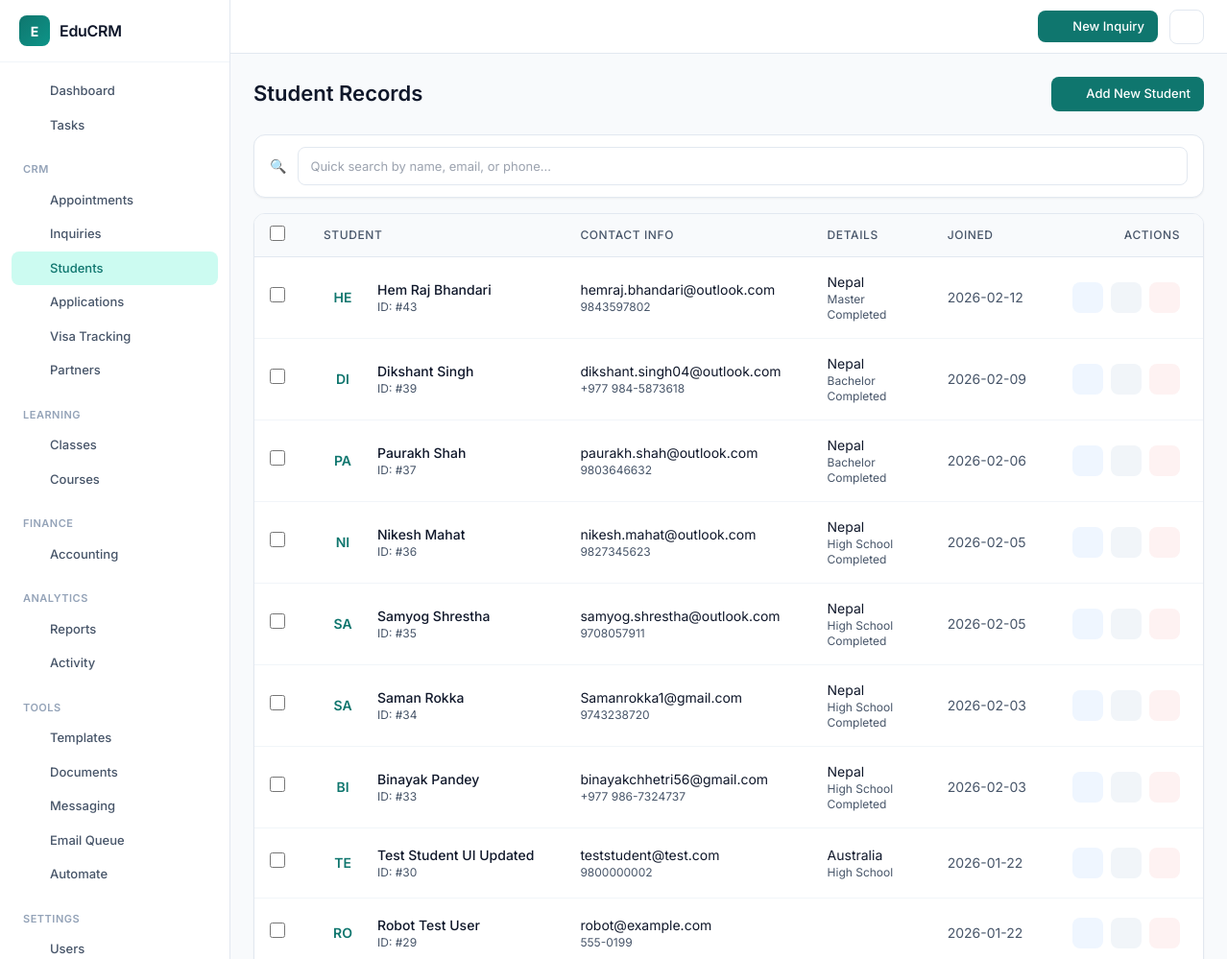
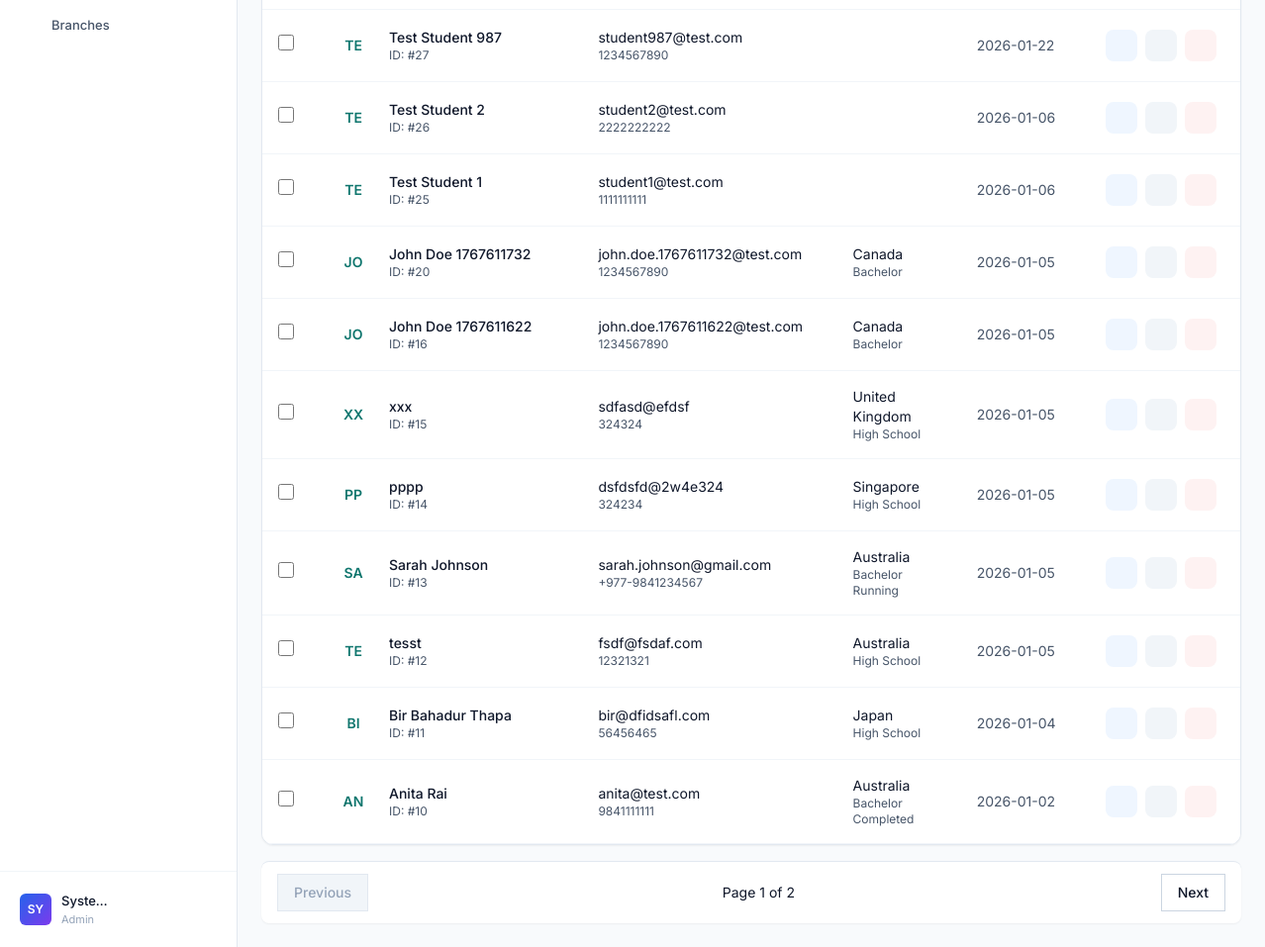
Screenshot of /modules/students/list.php (signed in) with the database file from the repository (2 pictures, top to bottom).
### tables this page shows
CREATE TABLE `users` (
  `id` int(11) NOT NULL,
  `name` varchar(100) NOT NULL,
  `email` varchar(100) NOT NULL,
  `password_hash` varchar(255) NOT NULL,
  `role` enum('admin','counselor','teacher','student') NOT NULL DEFAULT 'student',
  `phone` varchar(20) DEFAULT NULL,
  `address` text DEFAULT NULL,
  `country_id` int(11) DEFAULT NULL,
  `education_level_id` int(11) DEFAULT NULL,
  `country` varchar(100) DEFAULT NULL,
  `education_level` varchar(50) DEFAULT NULL,
  `passport_number` varchar(50) DEFAULT NULL,
  `created_at` timestamp NOT NULL DEFAULT current_timestamp(),
  `reset_token` varchar(100) DEFAULT NULL,
  `token_expiry` datetime DEFAULT NULL,
  `deleted_at` timestamp NULL DEFAULT NULL,
  `two_factor_secret` varchar(32) DEFAULT NULL,
  `two_factor_enabled` tinyint(1) DEFAULT 0,
  `last_login_at` timestamp NULL DEFAULT NULL,
  `last_login_ip` varchar(45) DEFAULT NULL,
  `branch_id` int(11) DEFAULT NULL,
  `updated_at` datetime DEFAULT NULL
);

CREATE TABLE `countries` (
  `id` int(11) NOT NULL,
  `name` varchar(100) NOT NULL,
  `code` varchar(3) NOT NULL COMMENT 'ISO 3166-1 alpha-3 code',
  `is_active` tinyint(1) DEFAULT 1,
  `created_at` timestamp NOT NULL DEFAULT current_timestamp()
);

CREATE TABLE `education_levels` (
  `id` int(11) NOT NULL,
  `name` varchar(100) NOT NULL,
  `level_order` int(11) DEFAULT 0 COMMENT 'For sorting: 1=High School, 2=Diploma, etc.',
  `created_at` timestamp NOT NULL DEFAULT current_timestamp()
);

### app/bootstrap.php (called while the page is built, shortened)
<?php
spl_autoload_register(function ($class) {
    $prefix = 'EduCRM\\';
    $base_dir = APP_ROOT . '/app/';
    $len = strlen($prefix);
    $relative_class = substr($class, $len);
    $file = $base_dir . str_replace('\\', '/', $relative_class) . '.php';
});

### app/Services/BranchService.php (called while the page is built, shortened)
<?php
class BranchService
{
    private \PDO $pdo;
    public function __construct(\PDO $pdo)
    {
        $this->pdo = $pdo;
    }
    public function getBranchFilter(int $userId, string $tableAlias = ''): string
    {
        $stmt = $this->pdo->prepare("
            SELECT r.name
            FROM roles r
            JOIN user_roles ur ON r.id = ur.role_id
            WHERE ur.user_id = ?
        ");
        $stmt->execute([$userId]);
        $roles = $stmt->fetchAll(\PDO::FETCH_COLUMN);
        if (in_array('admin', $roles)) {
            return '';
        }
        $branch = $this->getUserBranch($userId);
        $prefix = $tableAlias ? $tableAlias . '.' : '';
        return " AND {$prefix}branch_id = " . (int) $branch['id'];
    }
}

### app/Services/PaginationService.php (called while the page is built, shortened)
<?php
class PaginationService
{
    private \PDO $pdo;
    private int $perPage;
    private int $currentPage;
    public function __construct(\PDO $pdo, int $perPage = 20)
    {
        $this->pdo = $pdo;
        $this->perPage = max(1, min($perPage, 100));
        $this->currentPage = max(1, (int) ($_GET['page'] ?? 1));
    }
    public function setPage(int $page): self
    {
        $this->currentPage = max(1, $page);
        return $this;
    }
    public function paginate(string $baseQuery, array $params = [], ?string $countQuery = null): array
    {
        $countSql = $countQuery ?? "SELECT COUNT(*) FROM ({$baseQuery}) as count_table";
        $stmt = $this->pdo->prepare($countSql);
        $stmt->execute($params);
        $this->totalRecords = (int) $stmt->fetchColumn();
        $this->totalPages = $this->totalRecords > 0
            ? (int) ceil($this->totalRecords / $this->perPage)
            : 1;
        $offset = ($this->currentPage - 1) * $this->perPage;
        $paginatedQuery = $baseQuery . " LIMIT {$this->perPage} OFFSET {$offset}";
        $stmt = $this->pdo->prepare($paginatedQuery);
        $stmt->execute($params);
        return $stmt->fetchAll(\PDO::FETCH_ASSOC);
    }
}

### modules/students/list.php (the view, shortened to what this page needs)
<?php
require_once '../../app/bootstrap.php';
$is_teacher_only = hasRole('teacher') && !hasRole('admin') && !hasRole('counselor') && !hasRole('branch_manager');
$branchService = new \EduCRM\Services\BranchService($pdo);
$branchFilter = $branchService->getBranchFilter($_SESSION['user_id'], 'u');
$currentPage = max(1, (int) ($_GET['page'] ?? 1));
$perPage = 20;
$sql = "
    SELECT DISTINCT u.id, u.name, u.email, u.phone,
           c.name as country_name,
           el.name as education_level_name,
           u.country as legacy_country,
           u.education_level as legacy_education,
           u.created_at
    FROM users u
    JOIN user_roles ur ON u.id = ur.user_id
    JOIN roles r ON ur.role_id = r.id
    LEFT JOIN countries c ON u.country_id = c.id
    LEFT JOIN education_levels el ON u.education_level_id = el.id
";
if ($is_teacher_only) {
    $sql .= "
        JOIN enrollments e ON u.id = e.student_id
        JOIN classes cls ON e.class_id = cls.id
        WHERE r.name = 'student' AND cls.teacher_id = ? $branchFilter
    ";
    $params = [$_SESSION['user_id']];
} else {
    $sql .= " WHERE r.name = 'student' $branchFilter ";
    $params = [];
}
$sql .= " ORDER BY u.id DESC";
$paginationService = new \EduCRM\Services\PaginationService($pdo, $perPage);
$paginationService->setPage($currentPage);
$students = $paginationService->paginate($sql, $params);
require_once '../../templates/header.php';
?>
<div class="page-header">
    <h1 class="page-title">Student Records</h1>
    <a href="add.php" class="btn btn-primary">
        <?php echo \EduCRM\Services\NavigationService::getIcon('plus', 16); ?> Add New Student
    </a>
</div>
<div class="bg-white px-4 py-3 rounded-xl border border-slate-200 shadow-sm mb-4">
    <div x-data='searchFilter({
        data: <?php echo json_encode(array_map(function ($s) {
            return [
                'id' => $s['id'],
                'name' => $s['name'],
                'email' => $s['email'],
                'phone' => $s['phone'] ?? '',
                'country' => $s['country_name'] ?? $s['legacy_country'] ?? '',
                'education' => $s['education_level_name'] ?? $s['legacy_education'] ?? ''
            ];
        }, $students)); ?>,
        searchFields: ["name", "email", "phone"],
        minLength: 2,
        maxResults: 8
    })' class="relative">
        <div class="flex items-center gap-3">
            <span class="text-slate-400">🔍</span>
            <input type="text" x-model="query" @input="search()" @focus="if(query.length >= 2) showResults = true"
                @keydown="handleKeydown($event)" @keydown.escape="showResults = false"
                class="flex-1 px-3 py-2 border border-slate-300 rounded-lg text-sm focus:ring-2 focus:ring-primary-500 focus:border-primary-500"
                placeholder="Quick search by name, email, or phone..." autocomplete="off">
        </div>
    </div>
</div>
<div x-data="studentBulkActions()" x-ref="bulkContainer">
    <div class="bg-white rounded-xl border border-slate-200 shadow-sm overflow-hidden">
        <div class="overflow-x-auto">
            <table class="min-w-full divide-y divide-slate-200">
                <thead class="bg-slate-50">
                    <tr>
                        <th class="px-4 py-3 w-12">
                            <input type="checkbox" @click="toggleAll()" :checked="allSelected"
                                class="rounded border-slate-300 text-primary-600 focus:ring-primary-500">
                        </th>
                        <th class="px-6 py-3 text-left text-xs font-medium text-slate-500 uppercase tracking-wider">
                            Student
                        </th>
                        <th class="px-6 py-3 text-left text-xs font-medium text-slate-500 uppercase tracking-wider">
                            Contact Info
                        </th>
                        <th class="px-6 py-3 text-left text-xs font-medium text-slate-500 uppercase tracking-wider">
                            Details
                        </th>
                        <th class="px-6 py-3 text-left text-xs font-medium text-slate-500 uppercase tracking-wider">
                            Joined
                        </th>
                        <th class="px-6 py-3 text-right text-xs font-medium text-slate-500 uppercase tracking-wider">
                            Actions
                        </th>
                    </tr>
                </thead>
                <tbody class="bg-white divide-y divide-slate-200">
                    <?php foreach ($students as $s): ?>
                        <tr class="hover:bg-slate-50 transition-colors"
                            :class="{ 'bg-primary-50': isSelected(<?php echo $s['id']; ?>) }">
                            <td class="px-4 py-4">
                                <input type="checkbox" @click="toggle(<?php echo $s['id']; ?>)"
                                    :checked="isSelected(<?php echo $s['id']; ?>)"
                                    class="rounded border-slate-300 text-primary-600 focus:ring-primary-500">
                            </td>
                            <td class="px-6 py-4 whitespace-nowrap">
                                <div class="flex items-center">
                                    <div
                                        class="flex-shrink-0 h-10 w-10 bg-primary-100 rounded-full flex items-center justify-center">
                                        <span class="text-primary-600 font-semibold text-sm">
                                            <?php echo strtoupper(substr($s['name'], 0, 2)); ?>
                                        </span>
                                    </div>
                                    <div class="ml-4">
                                        <div class="text-sm font-medium text-slate-900">
                                            <?php echo htmlspecialchars($s['name']); ?>
                                        </div>
                                        <div class="text-xs text-slate-500">
                                            ID: #<?php echo $s['id']; ?>
                                        </div>
                                    </div>
                                </div>
                            </td>
                            <td class="px-6 py-4">
                                <div class="text-sm text-slate-900"><?php echo htmlspecialchars($s['email']); ?></div>
                                <div class="text-xs text-slate-500"><?php echo htmlspecialchars($s['phone']); ?></div>
                            </td>
                            <td class="px-6 py-4">
                                <div class="text-sm text-slate-900">
                                    <?php echo htmlspecialchars($s['country_name'] ?? $s['legacy_country'] ?? ''); ?>
                                </div>
                                <div class="text-xs text-slate-500">
                                    <?php echo htmlspecialchars($s['education_level_name'] ?? $s['legacy_education'] ?? ''); ?>
                                </div>
                            </td>
                            <td class="px-6 py-4 whitespace-nowrap text-sm text-slate-500">
                                <?php echo date('Y-m-d', strtotime($s['created_at'])); ?>
                            </td>
                            <td class="px-6 py-4 whitespace-nowrap text-right text-sm font-medium">
                                <div class="flex gap-2 justify-end">
                                    <a href="profile.php?id=<?php echo $s['id']; ?>" class="action-btn blue"
                                        title="View Profile">
                                        <?php echo \EduCRM\Services\NavigationService::getIcon('eye', 16); ?>
                                    </a>
                                    <a href="edit.php?id=<?php echo $s['id']; ?>" class="action-btn default" title="Edit">
                                        <?php echo \EduCRM\Services\NavigationService::getIcon('edit', 16); ?>
                                    </a>
                                    <a href="#" onclick="confirmDelete(<?php echo $s['id']; ?>)" class="action-btn red"
                                        title="Delete">
                                        <?php echo \EduCRM\Services\NavigationService::getIcon('trash', 16); ?>
                                    </a>
                                </div>
                            </td>
                        </tr>
                    <?php endforeach; ?>
                </tbody>
            </table>
        </div>
    </div>
</div>
<?php include __DIR__ . '/../../templates/partials/pagination.php'; ?>
<?php require_once '../../templates/footer.php'; ?>

### app/Services/NavigationService.php (shortened to what this page needs)
<?php
class NavigationService
{
    public static function getIcon($name, $size = 18)
    {
        $path = $icons[$name] ?? $icons['home'];
        return '<svg xmlns="http://www.w3.org/2000/svg" width="' . $size . '" height="' . $size . '" viewBox="0 0 24 24" fill="none" stroke="currentColor" stroke-width="2" stroke-linecap="round" stroke-linejoin="round">' . $path . '</svg>';
    }
}

### rows the page displays
users: name "HE", name "Hem Raj Bhandari", id "43", email "hemraj.bhandari@outlook.com", phone "9843597802", country.name "Nepal", education_level.name "Master Completed", created_at "2026-02-12", $size 16 (drawn)
users: name "DI", name "Dikshant Singh", id "39", email "dikshant.singh04@outlook.com", phone "+977 984-5873618", country.name "Nepal", education_level.name "Bachelor Completed", created_at "2026-02-09", $size 16 (drawn)
users: name "PA", name "Paurakh Shah", id "37", email "paurakh.shah@outlook.com", phone "9803646632", country.name "Nepal", education_level.name "Bachelor Completed", created_at "2026-02-06", $size 16 (drawn)
users: name "NI", name "Nikesh Mahat", id "36", email "nikesh.mahat@outlook.com", phone "9827345623", country.name "Nepal", education_level.name "High School Completed", created_at "2026-02-05", $size 16 (drawn)
users: name "SA", name "Samyog Shrestha", id "35", email "samyog.shrestha@outlook.com", phone "9708057911", country.name "Nepal", education_level.name "High School Completed", created_at "2026-02-05", $size 16 (drawn)
users: name "SA", name "Saman Rokka", id "34", email "Samanrokka1@gmail.com", phone "9743238720", country.name "Nepal", education_level.name "High School Completed", created_at "2026-02-03", $size 16 (drawn)
users: name "BI", name "Binayak Pandey", id "33", email "binayakchhetri56@gmail.com", phone "+977 986-7324737", country.name "Nepal", education_level.name "High School Completed", created_at "2026-02-03", $size 16 (drawn)
users: name "TE", name "Test Student UI Updated", id "30", email "teststudent@test.com", phone "9800000002", country.name "Australia", education_level.name "High School", created_at "2026-01-22", $size 16 (drawn)
users: name "RO", name "Robot Test User", id "29", email "robot@example.com", phone "555-0199", created_at "2026-01-22", $size 16 (drawn)
users: name "TE", name "Test Student 987", id "27", email "student987@test.com", phone "1234567890", created_at "2026-01-22", $size 16 (drawn)
users: name "TE", name "Test Student 2", id "26", email "student2@test.com", phone "2222222222", created_at "2026-01-06", $size 16 (drawn)
users: name "TE", name "Test Student 1", id "25", email "student1@test.com", phone "1111111111", created_at "2026-01-06", $size 16 (drawn)
users: name "JO", name "John Doe 1767611732", id "20", email "john.doe.1767611732@test.com", phone "1234567890", country.name "Canada", education_level "Bachelor", created_at "2026-01-05", $size 16 (drawn)
users: name "JO", name "John Doe 1767611622", id "16", email "john.doe.1767611622@test.com", phone "1234567890", country.name "Canada", education_level "Bachelor", created_at "2026-01-05"
users: name "XX", name "xxx", id "15", email "sdfasd@efdsf", phone "324324", country.name "United Kingdom", education_level.name "High School", created_at "2026-01-05", $size 16 (drawn)
users: name "PP", name "pppp", id "14", email "dsfdsfd@2w4e324", phone "324234", country.name "Singapore", education_level.name "High School", created_at "2026-01-05", $size 16 (drawn)
users: name "SA", name "Sarah Johnson", id "13", email "sarah.johnson@gmail.com", phone "+977-9841234567", country.name "Australia", education_level.name "Bachelor Running", created_at "2026-01-05", $size 16 (drawn)
users: name "TE", name "tesst", id "12", email "fsdf@fsdaf.com", phone "12321321", country.name "Australia", education_level.name "High School", created_at "2026-01-05", $size 16 (drawn)
users: name "BI", name "Bir Bahadur Thapa", id "11", email "bir@dfidsafl.com", phone "56456465", country.name "Japan", education_level.name "High School", created_at "2026-01-04", $size 16 (drawn)
users: name "AN", name "Anita Rai", id "10", email "anita@test.com", phone "9841111111", country.name "Australia", education_level.name "Bachelor Completed", created_at "2026-01-02", $size 16 (drawn)

### other values shown
$item['label'] "Dashboard"
$item['label'] "Tasks"
$section['title'] "CRM"
$item['label'] "Appointments"
$item['label'] "Inquiries"
$item['label'] "Students"
$item['label'] "Applications"
$item['label'] "Visa Tracking"
$item['label'] "Partners"
$section['title'] "LEARNING"
$item['label'] "Classes"
$item['label'] "Courses"
$section['title'] "FINANCE"
$item['label'] "Accounting"
$section['title'] "ANALYTICS"
